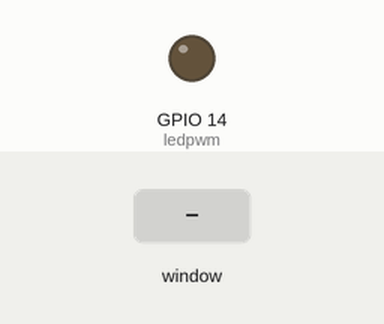
Simulated run of this program. Board: Raspberry Pi (BCM pin numbers). Shown: output pins drawn as LEDs (lit = HIGH). The inputs (shaded band) are chosen by the test bench. The desktop window is not drawn, its controls go by their first labels and the mouse button is held 0.15 s.

Above: at 1.2 s.
1.3 s: slider 1 in the window set to 50
At 2.3 s:
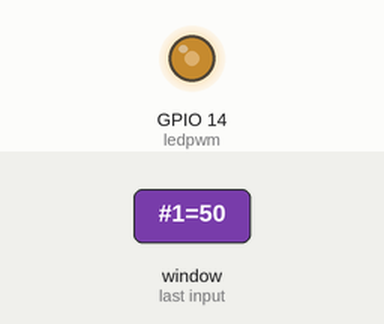
3.0 s: slider 1 in the window set to 100
At 3.8 s:
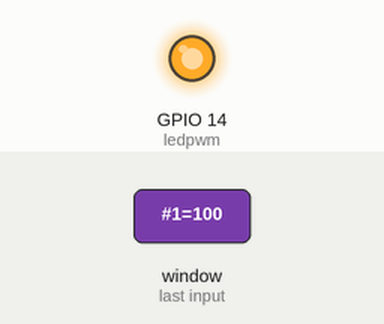
4.6 s: slider 1 in the window set to 25
At 5.1 s:
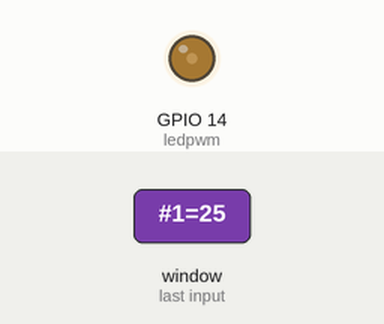
Timing chart, 0 to 7.6 s (numbered marks = the images above; inputs shaded):
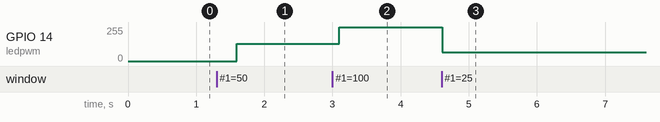

The program:

P3_EscalarLedDinamico.py
```python
##Ejercicio 3 - Escalar Led Dinamico
import RPi.GPIO as GPIO
from tkinter import *

def Valor():
    selection = f"Intensidad: {str(var.get())}"
    labelintensidad.config(text=selection)
    led.ChangeDutyCycle(var.get())
    root.after(500, Valor)

def IniciarPines(ledpwm):
    GPIO.setmode(GPIO.BCM)
    GPIO.setup(ledpwm, GPIO.OUT)

ledpwm = 14
IniciarPines(ledpwm)
led = GPIO.PWM(ledpwm, 100)
led.start(0)
root = Tk()
var = DoubleVar()
scale = Scale(root, variable=var)
scale.pack(anchor=CENTER)
labelintensidad = Label(root)
labelintensidad.pack()
Valor()
root.mainloop()
led.stop()
GPIO.cleanup()
```

Measured:
- after the input at 1.3 s, GPIO 14 (ledpwm): 0/255 → 128/255 after 0.29 s
- after the input at 3.0 s, GPIO 14 (ledpwm): 128/255 → 255/255 after 0.10 s
- after the input at 4.6 s, GPIO 14 (ledpwm): 255/255 → 64/255 at once
